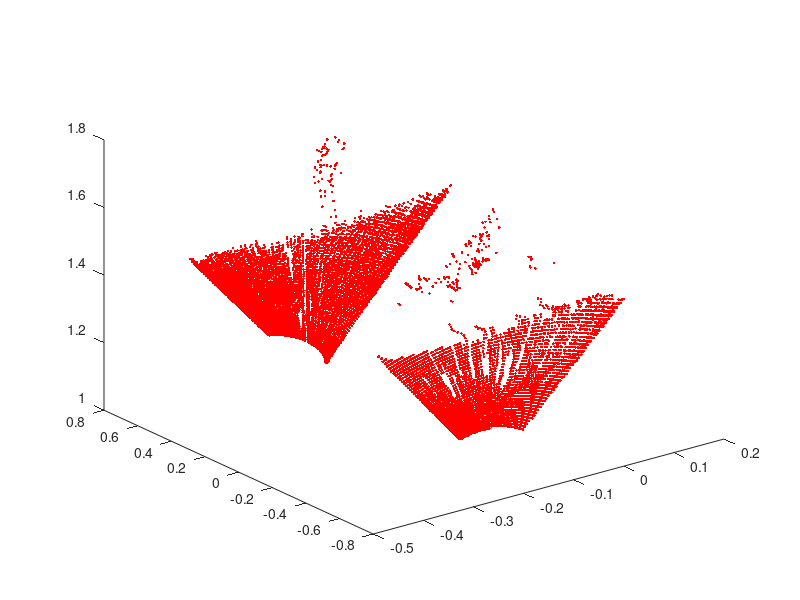

MATLAB code for this plot: (Note: this script raises an error after producing the figure.)
%% Pose Selection To Classify Unknown
% Description: This function is used to identiy areas which have unknown
% classification and attempt to look at them in such a way that we can do a
% classification
function poseclassunknown()

%% Setup and Variables
close all
global r Q

%% Load data or classify a scan
doload_not_scan=true;

if doload_not_scan
    load GavData
else
    NOhandleOPTIONS.useRealRobot=false;
    NOhandleOPTIONS.show_robot=true;
    NOhandleOPTIONS.animate_move=true;
    NOhandleOPTIONS.remv_unkn_in_mv=false;    
    movetonewQ(0,newQ,all_steps,NOhandleOPTIONS);
    % or do a scan and classify
    use_real_robot_SCAN(deg2scan)
end

%%

% the classifier reterns a classification of this number is unknown
unknownclass=8;
%size of the surfaces which is 1/2 of 20' scan at ideal distance 0.5*tan(20*pi/180)
mew=0.1;
% This is how many sets of data we will classify
numofintplanes=30;
%how many solutions and failures
solsfound=0;
noposefound=0;
%set start pose
Q=[0,0,0,0,0,0];

%optimisataion variables
global classunkn_optimise
classunkn_optimise.minSurfToEF=0.3;
classunkn_optimise.maxSurfToEF=0.8;
classunkn_optimise.distAwayfromTarget=0.6;
classunkn_optimise.maxAngle=20*pi/180;

classunkn_optimise.iLimit=100;
classunkn_optimise.stol=1e-4;

%% put classification data in one big matrix
pointswithclass=zeros([size(PointData,1)*size(PointData,2),4]);
for i=1:size(PointData,1);
    pointswithclass((i-1)*size(PointData,2)+1:i*size(PointData,2),:)=[squeeze(PointData(i,:,:)),ClassifiedDatawEdges(i,:)'];
end;

%find unknown points
unknownindex=find(pointswithclass(:,4)==unknownclass);

%% plot and make surfaces out of these
plot3(pointswithclass(unknownindex,1),pointswithclass(unknownindex,2),pointswithclass(unknownindex,3),'r.')

surface_making_simple(pointswithclass(unknownindex,1:3),mew)
global plane

% plot_planes(plane,mew);
axis([-1,1,-1,1,0,1.5]);
% axis equal
camlight

%% Find the planes covering most unknown points
% these are desirable places to look
sizemat=zeros([length(plane),1]);
for i=1:length(plane)
    sizemat(i)=size(plane(i).points,1);
end

% order these
[nothing,index]=sort(sizemat,'descend');
%make sure we have at max, the specified numofintplanes
if length(index)<numofintplanes
    numofintplanes=index;
end

%% Go through the number of planese we are interested in
for i=1:numofintplanes

% plot plane and points 
    try for j=1:length(planeplotHa);  delete(planeplotHa(j));end; end
    planeplotHa=plot_planes(plane(index(i)),mew);    

    hold on;
    planeplotHa(2)=plot3(plane(index(i)).home_point(1),plane(index(i)).home_point(2),plane(index(i)).home_point(3),'b*');
    planeplotHa(3)=plot3([plane(index(i)).home_point(1),plane(index(i)).home_point(1)+plane(index(i)).normal_by_eigenval(1)/10],...
                         [plane(index(i)).home_point(2),plane(index(i)).home_point(2)+plane(index(i)).normal_by_eigenval(2)/10],...
                         [plane(index(i)).home_point(3),plane(index(i)).home_point(3)+plane(index(i)).normal_by_eigenval(3)/10],'b');    
                     
    
     
    pt=plane(index(i)).home_point;
    plane_equ=plane(index(i)).equ;
    
    try [qt,solutionvalid,dist_val,targetdist]=classunk_posesel(pt, plane_equ, Q);
        if solutionvalid
            solsfound=solsfound+1;
            display(['Solution found = ',num2str(solsfound)]);
            title(['Solution found = ',num2str(solsfound)]);
            plotdenso(r,qt);drawnow;
            Q=qt;
        else
            noposefound=noposefound+1;            
            display(['no pose found = ', num2str(noposefound)]);
            title(['no pose found = ', num2str(noposefound)]);
        end
    catch   
        noposefound=noposefound+1;
        display('Some error');
        title(['Some error:no pose found = ', num2str(noposefound)]);
    end
end





